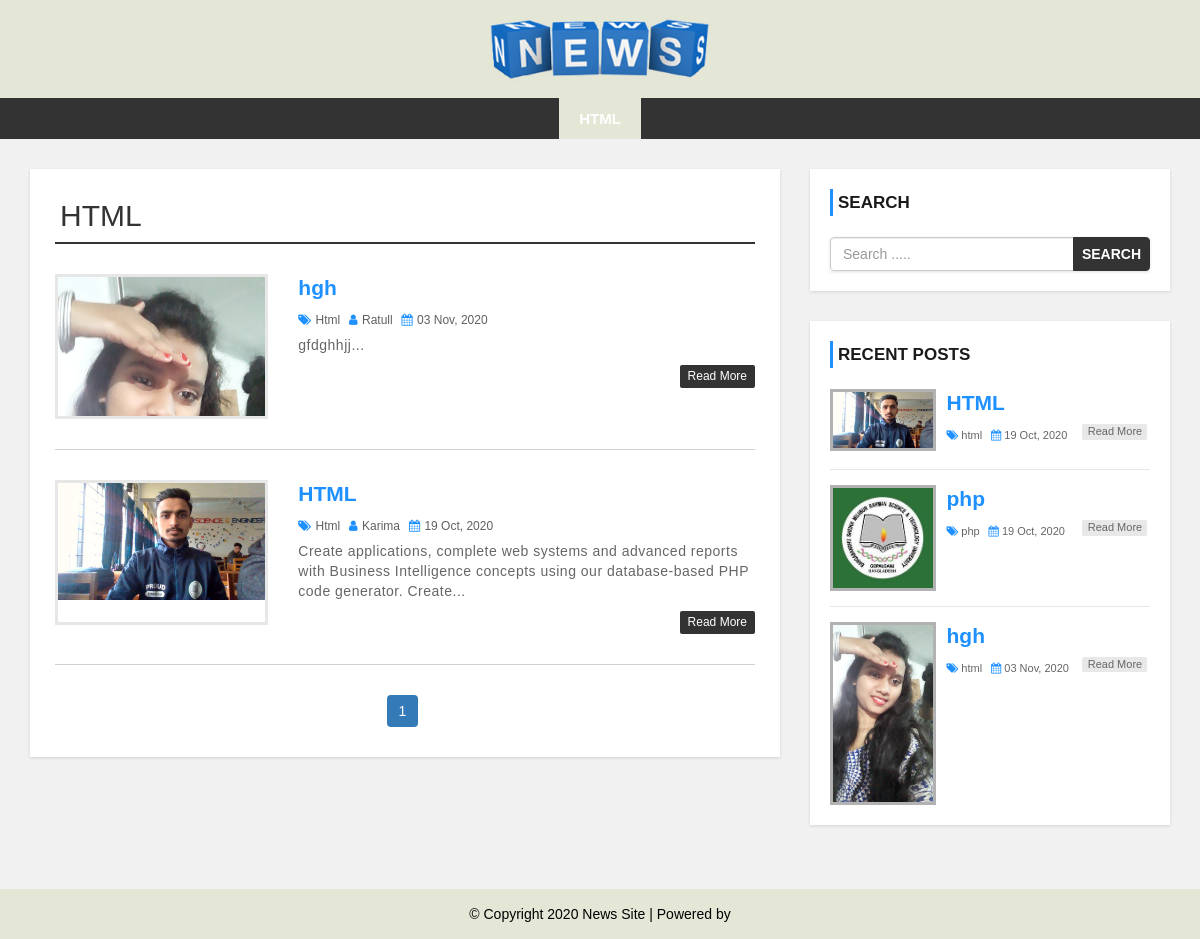
/category.php?cid=31, run on the app's committed database.
### tables this page shows
CREATE TABLE IF NOT EXISTS `category` (
  `category_id` int(11) NOT NULL AUTO_INCREMENT,
  `category_name` varchar(100) NOT NULL,
  `post` int(11) DEFAULT NULL,
  PRIMARY KEY (`category_id`)
);

CREATE TABLE IF NOT EXISTS `post` (
  `post_id` int(11) NOT NULL AUTO_INCREMENT,
  `title` varchar(100) NOT NULL,
  `description` text NOT NULL,
  `category` varchar(100) NOT NULL,
  `post_date` varchar(50) NOT NULL,
  `author` int(11) NOT NULL,
  `post_img` varchar(100) NOT NULL,
  PRIMARY KEY (`post_id`)
);

CREATE TABLE IF NOT EXISTS `user` (
  `user_id` int(10) NOT NULL AUTO_INCREMENT,
  `first_name` varchar(30) NOT NULL,
  `last_name` varchar(30) NOT NULL,
  `username` varchar(30) NOT NULL,
  `password` varchar(40) NOT NULL,
  `role` int(11) NOT NULL,
  PRIMARY KEY (`user_id`)
);

### category.php (the view, shortened to what this page needs)
<?php include 'header.php'; ?>
    <div id="main-content">
      <div class="container">
        <div class="row">
            <div class="col-md-8">
                <div class="post-container">
                    <?php
                    include 'admin/config.php';
                    if(isset($_GET['cid'])){
                    $rcv_cid=$_GET['cid'];
                    $query_cat="SELECT * FROM category WHERE category_id={$rcv_cid}";
                    $result_cat=mysqli_query($conn,$query_cat) or die("Query failed.");
                    $row_new=mysqli_fetch_assoc($result_cat);
                    ?>
                   <h2 class="page-heading"><?php echo strtoupper($row_new['category_name']); ?></h2>
                    <?php
$limit=5;
if(isset($_GET['page'])){
$page_number=$_GET['page'];
}else{
  $page_number=1;
}
$offset=($page_number-1) * $limit;
  $query="SELECT post.post_id,post.title,post.description,post.post_img,post.post_date,post.category,category.category_name,user.username, post.author FROM post
LEFT JOIN category ON post.category = category.category_id
LEFT JOIN user ON post.author = user.user_id WHERE post.category={$rcv_cid}
ORDER BY post.post_id DESC LIMIT {$offset},{$limit}";
       $result=mysqli_query($conn,$query) or die("Query failed.");
$count=mysqli_num_rows($result);
if($count>0){
    while ($row = mysqli_fetch_assoc($result)) {
?>
                        <div class="post-content">
                        <div class="row">
                            <div class="col-md-4">
                                <a class="post-img" href="single.php?id=<?php echo $row['post_id'] ?>"><img src="admin/upload/<?php echo $row['post_img'] ?>" alt=""/></a>
                            </div>
                            <div class="col-md-8">
                                <div class="inner-content clearfix">
                                    <h3><a href='single.php?id=<?php echo $row['post_id'] ?>'><?php echo $row['title'] ?></a></h3>
                                    <div class="post-information">
                                        <span>
                                            <i class="fa fa-tags" aria-hidden="true"></i>
                                            <a href='category.php?cid=<?php echo $row['category'] ?>'><?php echo $row['category_name'] ?></a>
                                        </span>
                                        <span>
                                            <i class="fa fa-user" aria-hidden="true"></i>
                                            <a href='author.php?author_id=<?php echo $row['author']?>'><?php echo $row['username'] ?></a>
                                        </span>
                                        <span>
                                            <i class="fa fa-calendar" aria-hidden="true"></i>
                                            <?php echo $row['post_date'] ?>
                                        </span>
                                    </div>
                                    <p class="description">
                                        <?php echo substr($row['description'],0,150)."..."?>
                                    </p>
                                    <a class='read-more pull-right' href='single.php?id=<?php echo $row['post_id'] ?>'>read more</a>
                                </div>
                            </div>
                        </div>
                    </div>
                    <?php }
                        }else{
                            echo "No record found";
                        }
                    }
                        $query2="SELECT * FROM post WHERE post.category={$rcv_cid}";
                  $result2=mysqli_query($conn,$query2) or dir("Query failed.");
                  if(mysqli_num_rows($result2)){
                    $total_records=mysqli_num_rows($result2);
                    $total_page=ceil($total_records/$limit);
                    echo "<ul class='pagination admin-pagination'>";
                    for ($i=1; $i <=$total_page ; $i++) {
                      if($i == $page_number){
                        $active="active";
                      }else{
                        $active="";
                      }
                      echo '<li class='.$active.'><a href="category.php?cid='.$rcv_cid.'&page='.$i.'">'.$i.'</a></li>';
                    }
              }
                    ?>
                </div>
            </div>
            <?php include 'sidebar.php'; ?>
        </div>
      </div>
    </div>
<?php include 'footer.php'; ?>

### header.php (shortened to what this page needs)
<!DOCTYPE html>
<html lang="en">
<head>
    <link rel="stylesheet" href="css/bootstrap.min.css" />
    <link rel="stylesheet" href="css/font-awesome.css">
    <link rel="stylesheet" href="css/style.css">
</head>
<body>
<div id="header">
    <div class="container">
        <div class="row">
            <div class=" col-md-offset-4 col-md-4">
                <a href="index.php" id="logo"><img src="images/news.jpg"></a>
            </div>
        </div>
    </div>
</div>
<div id="menu-bar">
    <div class="container">
        <div class="row">
            <div class="col-md-12">
                    <?php
                    include "admin/config.php";
                    if(isset($_GET['cid'])){
                    $cat_id=$_GET['cid'];
                    }
                    $query="SELECT * FROM category WHERE post > 0";
                    $result=mysqli_query($conn,$query) or die(" Categories Query failed.");
                    if (mysqli_num_rows($result)){
                    $active="";
                    ?>
                    <ul class='menu'>
                    <?php
                    while ($row = mysqli_fetch_assoc($result)) {
                    if(isset($_GET['cid'])){
                    if($row['category_id']==$cat_id){
                    $active='active';
                    }else{
                    $active='';
                    }
                    }
                    echo "<li><a class='$active' href='category.php?cid={$row['category_id']}'>{$row['category_name']}</a></li>";
                    }
                    ?>
                    </ul>
                    <?php } ?>
            </div>
        </div>
    </div>
</div>

### sidebar.php
<div id="sidebar" class="col-md-4">
    <div class="search-box-container">
        <h4>Search</h4>
        <form class="search-post" action="search.php" method ="GET">
            <div class="input-group">
                <input type="text" name="search" class="form-control" placeholder="Search .....">
                <span class="input-group-btn">
                    <button type="submit" class="btn btn-danger">Search</button>
                </span>
            </div>
        </form>
    </div>
                    <?php
  $query="SELECT post.post_id,post.title,post.description,post.post_img,post.post_date,post.category,category.category_name,user.username, post.author FROM post
LEFT JOIN category ON post.category = category.category_id
LEFT JOIN user ON post.author = user.user_id
ORDER BY post.post_id";
$result=mysqli_query($conn,$query);
?>
    <div class="recent-post-container">
        <h4>Recent Posts</h4>
    <?php
    while ($row = mysqli_fetch_assoc($result)) {  ?>
        <div class="recent-post">
            <a class="post-img" href="single.php?id=<?php echo $row['post_id'] ?>"><img src="admin/upload/<?php echo $row['post_img'] ?>" alt=""/></a>
            <div class="post-content">
               <h3><a href='single.php?id=<?php echo $row['post_id'] ?>'><?php echo $row['title'] ?></a></h3>
                <span>
                    <i class="fa fa-tags" aria-hidden="true"></i>
                        <a href='category.php?cid=<?php echo $row['category'] ?>'><?php echo $row['category_name'] ?></a>
                </span>
                <span>
                    <i class="fa fa-calendar" aria-hidden="true"></i>
                    <?php echo $row['post_date'] ?>
                </span>
               <a class='read-more pull-right' href='single.php?id=<?php echo $row['post_id'] ?>'>read more</a>
            </div>
        </div>
 <?php  }   ?>
        </div>
    </div>

### css/style.css (style rules this page uses)
body { background: #f1f1f1; font-family: sans-serif,arial,Helvetica; }
a, a:hover, a:focus { text-decoration: none; outline: none; }
ul { margin:0; padding:0; list-style:none; }
h2.page-heading { margin: 5px 0 30px; padding: 0 5px 10px; border-bottom: 2px solid #333; }
form { background: #fff; padding: 25px; box-shadow:0 1px 3px rgba(0, 0, 0, 0.13); }
#header { background: #e4e6d6; text-align: center; padding: 15px; }
#logo { display: inline-block; width: 65%; }
#logo img { width: 100%; }
#menu-bar { background: #333; text-align: center; }
#menu-bar .menu > li { display: inline-block; }
.menu > li > a { padding: 10px 20px; display: block; text-transform: uppercase; color: #fff; font-size: 15px; font-weight:600; transition:all 0.5s ease 0s; }
#menu-bar .menu > li > a:hover, #menu-bar .menu > li > a.active { color:#fff; background:#e4e6d6; }
#main-content { padding: 30px 0; min-height: 750px; }
#main-content .post-container { background-color: #fff; padding: 25px; box-shadow: 0 1px 3px rgba(0, 0, 0, 0.13); }
#main-content .post-content { border-bottom: 1px solid #d1d1d1; padding: 0 0 30px; margin-bottom:30px; }
#main-content .post-content img { width: 100%; }
#main-content .post-content .post-img { border: 3px solid #e7e7e7; display: block; height: 145px; overflow: hidden; transition: border .3s; }
#main-content .post-content h3 { font-size: 21px; line-height: 28px; font-weight: 600; margin: 0 0 7px; }
#main-content .post-content h3 a { color: #1e90ff; transition:all 0.3s; }
#main-content .post-content .post-information span { color: #606060; font-size: 12px; text-transform: capitalize; margin: 0 5px 5px 0; display: inline-block; }
#main-content .post-content .post-information i { color: #1e90ff; margin-right: 1px; }
#main-content .post-content .post-information a { color: #606060; text-decoration: none; }
#main-content .post-content p, #main-content .single-post p { color: #666; font-size: 14px; letter-spacing: 0.5px; margin:0 0 10px; }
#main-content .post-content a.read-more { color: #fff; background-color: #333333; font-size: 12px; text-transform: capitalize; padding: 3px 8px; border-radius: 2px; transition: all 0.3s; }
.pagination { display: block; text-align: center; margin: 0; }
.pagination li { display:inline-block; margin: 0 5px 0 0; }
.pagination li a { border: none; background: #1e90ff; color: #fff; }
i.fa { color:#222; }
#sidebar h4 { color: #1A1A1A; font-size: 17px; line-height: 27px; font-weight:600; text-transform: uppercase; padding: 0 0 0 5px; margin: 0 0 21px; border-left: 3px solid #1e90ff; }
#sidebar .search-box-container { background-color: #fff; padding: 20px; margin: 0 0 30px; box-shadow: 0 1px 3px rgba(0, 0, 0, 0.13); }
#sidebar .search-post { padding: 0; }
#sidebar .search-post input { color: #606060; }
#sidebar .search-post .btn { font-weight: 600; text-transform: uppercase; padding: 6px 8px; background-color: #333333; border-color: #333333; outline: none; }
#sidebar .recent-post-container { padding: 20px; background: #fff; box-shadow: 0 1px 3px rgba(0, 0, 0, 0.13); }
#sidebar .recent-post { border-bottom: 1px solid #e7e7e7; padding: 0 0 15px; margin: 0 0 15px; }
#sidebar .recent-post:last-child { margin: 0; padding: 0; border: none; }
#sidebar .recent-post .post-img { display: inline-block; width: 33%; border: 3px solid rgba(0,0,0,0.3); vertical-align: top; transition: border .3s; }
#sidebar .recent-post .post-img img { width: 100%; }
#sidebar .recent-post .post-content { width: 65%; display: inline-block; border: none; padding: 0 0 0 7px; margin: 0; }
#sidebar .recent-post span { color: #666; font-size: 11px; display: inline-block; margin: 0 5px 10px 0; }
#sidebar .recent-post span a { color: #666; }
#sidebar .recent-post span i { color: #1E90FF; }
#sidebar .recent-post a.read-more { color: #666; background-color: rgba(0,0,0,0.09); width: 65px; font-size: 11px; text-align: center; padding: 0; display: block; transition: all 0.3s; }

### data on the page
category: category_name "HTML"
post: post_img (picture), title "hgh", category.category_name "Html", user.username "Ratull", post_date "03 Nov, 2020", description "gfdghhjj", category.category_name "html"
post: post_img (picture), title "HTML", category.category_name "Html", user.username "Karima", post_date "19 Oct, 2020", description "Create applications, complete web systems and advanced reports with Business Intelligence concepts using our database-based PHP code generator. Create", category.category_name "html"
post: post_img (picture), title "php", category.category_name "php", post_date "19 Oct, 2020"
